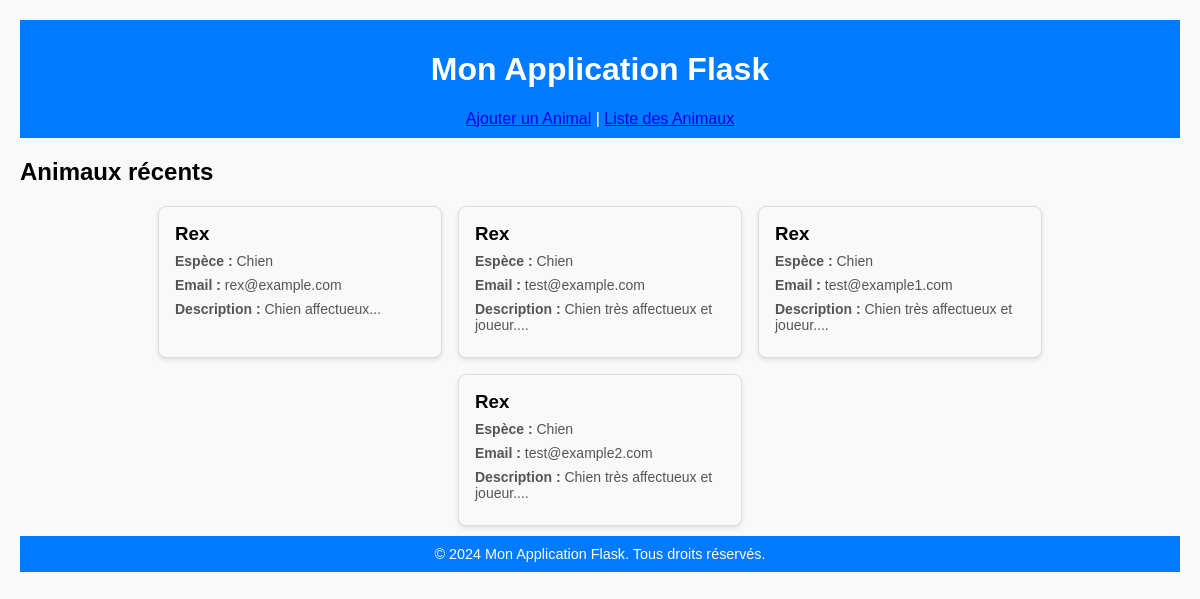
Before: / with the older database file.
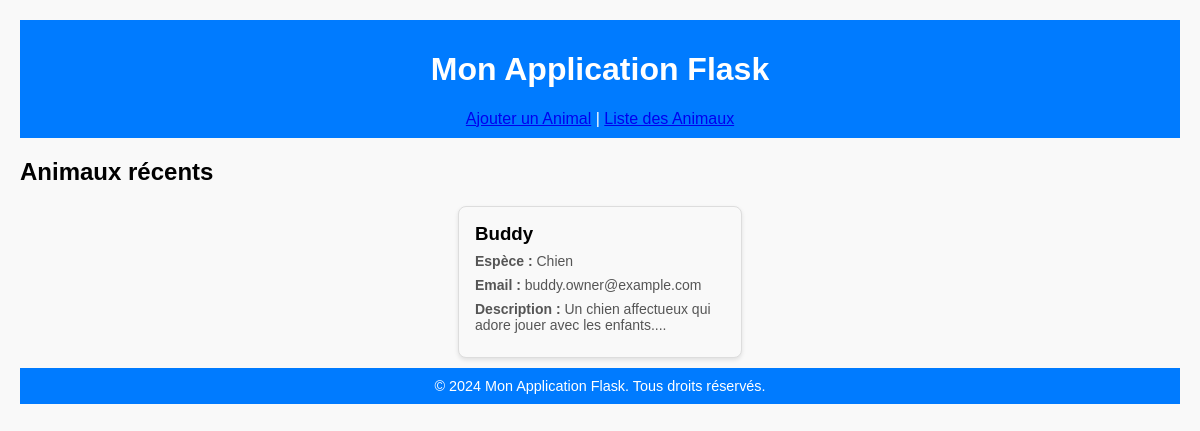
After: the same page with the newer database file.
### tables this page shows
CREATE TABLE animals (
    id INTEGER PRIMARY KEY AUTOINCREMENT,
    nom VARCHAR(25) NOT NULL,
    espece VARCHAR(25) NOT NULL,
    race VARCHAR(25) NOT NULL,
    age INTEGER NOT NULL,
    description VARCHAR(500) NOT NULL,
    email VARCHAR(80) UNIQUE NOT NULL,
    adresse VARCHAR(75) NOT NULL,
    ville VARCHAR(75) NOT NULL,
    code_postal VARCHAR(7) NOT NULL
);

### app/__init__.py (the view)
    @app.route('/')
    def home():
        page = request.args.get('page', 1, type=int)  # Par défaut : page 1
        per_page = request.args.get('per_page', 4, type=int)  # Par défaut : 4 éléments par page
        animals = Animals.get_paginated_animals(page=page, per_page=per_page)
        return render_template('index.html', animals=animals, page=page, per_page=per_page)

### app/database.py (called while the page is built)
    @staticmethod
    def get_connection():
        if 'db' not in g:
            g.db = sqlite3.connect(Database.DATABASE)
            g.db.row_factory = sqlite3.Row
        return g.db

    @staticmethod
    def close_connection():
        db = g.pop('db', None)
        if db is not None:
            db.close()

### app/models.py (called while the page is built)
    @staticmethod
    def get_paginated_animals(page, per_page):
        db = Database.get_connection()
        cursor = db.cursor()
        try:
            offset = (page - 1) * per_page  # Calcul du décalage
            cursor.execute("SELECT * FROM animals LIMIT ? OFFSET ?", (per_page, offset))
            rows = cursor.fetchall()
            return [dict(row) for row in rows]
        except Exception as e:
            logging.error(f"Erreur lors de la récupération des animaux paginés : {e}")
            return []
        finally:
            cursor.close()

### app/templates/index.html (shortened to what this page needs)
{% extends 'layout.html' %}
{% block content %}
<h2>Animaux récents</h2>
{% if animals %}
<div class="cards">
    {% for animal in animals %}
    <div class="card">
        <h3>{{ animal.nom }}</h3>
        <p><strong>Espèce :</strong> {{ animal.espece }}</p>
        <p><strong>Email :</strong> {{ animal.email }}</p>
        <p><strong>Description :</strong> {{ animal.description[:100] }}...</p>
    </div>
    {% endfor %}
</div>
{% else %}
<p>Aucun animal trouvé.</p>
{% endif %}
{% endblock %}

### app/templates/layout.html (shortened to what this page needs)
<!DOCTYPE html>
<html lang="en">
<head>
</head>
<body>
    <header>
        <h1>Mon Application Flask</h1>
        <nav>
            <a href="{{ url_for('animals_routes.register') }}">Ajouter un Animal</a> |
            <a href="{{ url_for('animals_routes.list') }}">Liste des Animaux</a>
        </nav>
    </header>
    <main>
        {% block content %}{% endblock %}
    </main>
    <footer>
        &copy; 2024 Mon Application Flask. Tous droits réservés.
    </footer>
</body>
</html>

### app/templates/layout.html (style rules this page uses)
body { font-family: Arial, sans-serif; margin: 20px; background-color: #f9f9f9; }
header, footer { text-align: center; margin: 10px 0; padding: 10px; background-color: #007BFF; color: white; }
footer { font-size: 0.9em; }

### app/templates/index.html (style rules this page uses)
.cards { display: flex; flex-wrap: wrap; gap: 16px; justify-content: center; }
.card { background-color: #f9f9f9; border: 1px solid #ddd; border-radius: 8px; padding: 16px; width: 250px; box-shadow: 0 2px 4px rgba(0, 0, 0, 0.1); }
.card h3 { margin: 0 0 8px; }
.card p { margin: 8px 0; font-size: 14px; color: #555; }

Changed rows visible on the page:
removed animals: nom "Rex", espece "Chien", email "rex@example.com", description "Chien affectueux"
removed animals: nom "Rex", espece "Chien", email "test@example.com", description "Chien très affectueux et joueur."
removed animals: nom "Rex", espece "Chien", email "test@example1.com", description "Chien très affectueux et joueur."
removed animals: nom "Rex", espece "Chien", email "test@example2.com", description "Chien très affectueux et joueur."
added animals: nom "Buddy", espece "Chien", email "buddy.owner@example.com", description "Un chien affectueux qui adore jouer avec les enfants."
